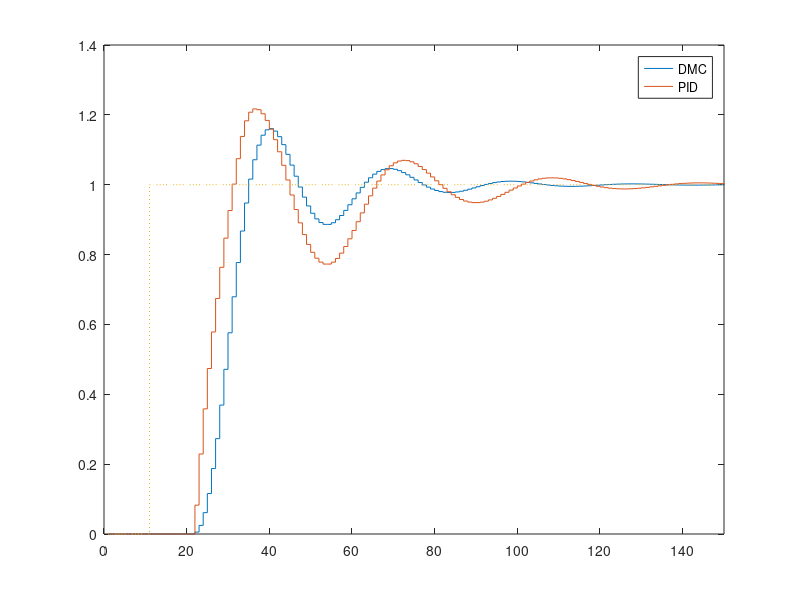
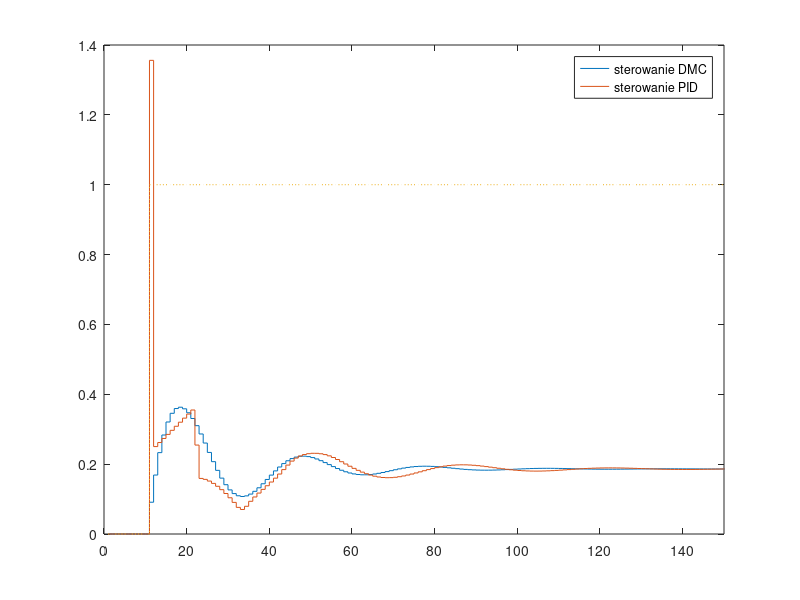

Write MATLAB code to recreate these figures, in order.
%PID------------------------------------------------------------------
Kk=0.388;
Tk=20;
Kr=0.6*Kk;
Ti=0.5*Tk;
Td=0.12*Tk;
%inicjalizacja
Tp=0.5;
a1=-1.693; 
a0=0.7145; 
b1=0.06093; 
b0=0.05447;
r2=(Kr*Td)/Tp; 
r1=(-Kr)*( 2*Td/Tp - Tp/(2*Ti) + 1); 
r0= Kr*(Td/Tp + Tp/(2*Ti) +1);
Ts=200; %koniec symulacji
%warunki początkowe
u(1:12)=0; y(1:12)=0;
yzad(1:100)=0; yzad(101:Ts+91)=1;e(1:12)=0;
for k=13:Ts+91 %główna pętla symulacyjna
%symulacja obiektu
y(k)=b1*u(k-11)+b0*u(k-12)-a1*y(k-1)-a0*y(k-2);
%uchyb regulacji
e(k)=yzad(k)-y(k);
%sygnał sterujący regulatora PID
u(k)=r2*e(k-2)+r1*e(k-1)+r0*e(k)+u(k-1);
end
yPID = y(91:Ts+91);
uPID=u(91:Ts+91);
clear u y k Ts delay;
%-----------------------------------------------------------------------
%DMC--------------------------------------------------------------------
Ts=200;
a1=-1.693; 
a0=0.7145; 
b1=0.06093; 
b0=0.05447;
%warunki początkowe
u = zeros(Ts, 1);
y = zeros(Ts, 1);
for k=13:Ts+13
    u(k) = 1;
    %symulacja obiektu
    y(k)=b1*u(k-11)+b0*u(k-12)-a1*y(k-1)-a0*y(k-2);
end
model = y(13:Ts+13);
clear u y k Ts delay;
%------------------
Ts=150;
a1=-1.693; 
a0=0.7145; 
b1=0.06093; 
b0=0.05447;
%Definicja horyzontów i parametrów
N = 19;
N_u = 5;
D = 90;
lambda = 60;
start= D+1;
%deklaracja potrzebnych wektorów
u = zeros(Ts + start, 1);
y = zeros(Ts + start, 1);
yzad = zeros(Ts + start, 1);
% z zdania 4
s = model;
%Obliczenie części macierzy DMC
M = zeros(N, N_u);
for column=1:N_u
    for row=1:N
        if row - column + 1 >= 1
            M(row, column) = s(row - column + 1);
        else
            M(row, column) = 0;
        end
    end
end
L = lambda * eye(N_u);
K = (M.' * M + L) \ M.';
Mp = zeros(N, D-1);
for column=1:(D-1)
    for row=1:N
        Mp(row, column) = s(row + column) - s(column);
    end
end
%skok wartości zadanej
%yzad(1:150)=1; yzad(151:300)=2; yzad(301:Ts+start)=0;
yzad(1:100)=0; yzad(101:Ts+start)=1;
Yzad = ones(N, 1) * yzad(1);
dUp = zeros(D-1, 1);
for k=start:Ts+start
    %symulacja obiektu
    y(k)=b1*u(k-11)+b0*u(k-12)-a1*y(k-1)-a0*y(k-2);
    %Obliczenie dUp
    for d=1:(D-1)
        dUp(d) = u(k-d) - u(k-d-1);
    end
    %Pomiar wyjścia
    Y = ones(N, 1) * y(k);
    %Obliczenie Y_0
    Y0 = Mp * dUp + Y;
    Yzad = ones(N, 1) * yzad(k);
    %Obliczenie sterowania
    dU = K * (Yzad - Y0);
    u(k) = u(k-1) + dU(1);
end
yzad=yzad(start:Ts+start);
yDMC = y(start:Ts+start);
uDMC=u(start:Ts+start);
figure; stairs(yDMC); hold on; stairs(yPID); stairs(yzad,':'); legend('DMC','PID'); hold off
xlim([0 Ts]);
%print("z6Y.png","-dpng","-r400")
figure; stairs(uDMC); hold on; stairs(uPID); stairs(yzad,':'); legend('sterowanie DMC','sterowanie PID'); hold off
xlim([0 Ts]);
%print("z6U.png","-dpng","-r400")